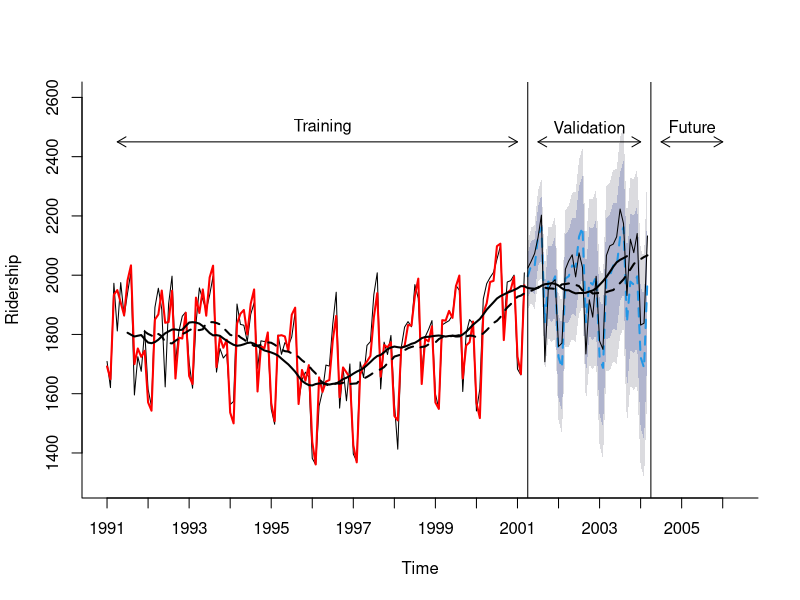

The R script that drew this image:
library("forecast")
library("zoo")

# import data and create time series object
Amtrak.data <- read.csv("Amtrak data.csv")
ridership.ts <- ts(Amtrak.data$Ridership, start = c(1991, 1), end = c(2004, 3), freq = 12)

# separate training and validation data
nValid <- 36    # set to 36 or 50 months
nTrain <- length(ridership.ts) - nValid
train.ts <- window(ridership.ts, start = c(1991, 1), end = c(1991, nTrain))
valid.ts <- window(ridership.ts, start = c(1991, nTrain + 1), end = c(1991, nTrain + nValid))

# stlm
mod_stl = stlm(train.ts)
mod_stl.pred = forecast(mod_stl, h = nValid)

# trailing and center moving average
ma.trailing <- rollmean(ridership.ts, k = 12, align = "right")
ma.centered <- ma(ridership.ts, order = 12)


### STLM 
plot(mod_stl.pred, ylim = c(1300, 2600),  ylab = "Ridership", xlab = "Time", bty = "l", xaxt = "n", xlim = c(1991,2006.25), main = "", flty = 2)
axis(1, at = seq(1991, 2006, 1), labels = format(seq(1991, 2006, 1)))
lines(mod_stl.pred$fitted, lwd = 2, col = "red")
lines(valid.ts)
lines(c(2004.25 - 3, 2004.25 - 3), c(0, 3500)) 
lines(c(2004.25, 2004.25), c(0, 3500))
text(1996.25, 2500, "Training")
text(2002.75, 2500, "Validation")
text(2005.25, 2500, "Future")
arrows(2004 - 3, 2450, 1991.25, 2450, code = 3, length = 0.1, lwd = 1,angle = 30)
arrows(2004.5 - 3, 2450, 2004, 2450, code = 3, length = 0.1, lwd = 1,angle = 30)
arrows(2004.5, 2450, 2006, 2450, code = 3, length = 0.1, lwd = 1, angle = 30)
lines(ma.trailing, lwd = 2, lty = 2)
lines(ma.centered, lwd = 2)










